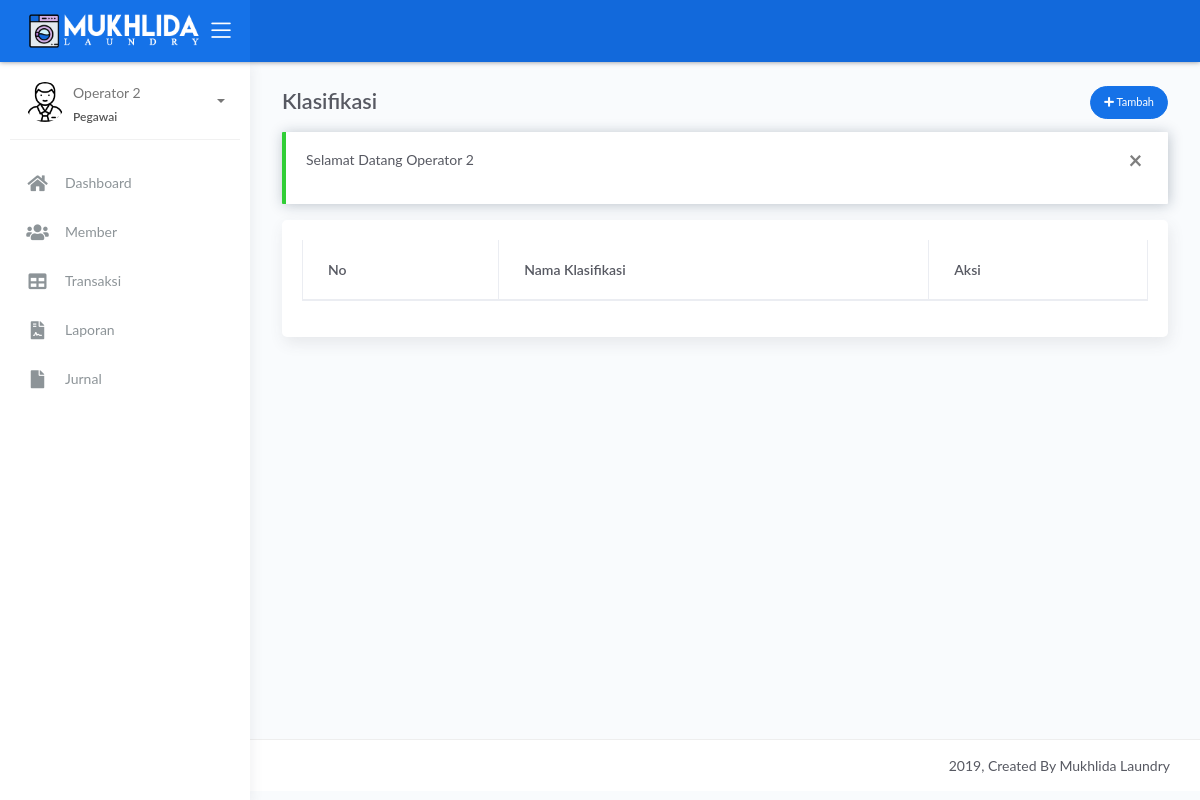
The page /operator/index.php?page=klasifikasi (signed in) on the database as committed earlier.
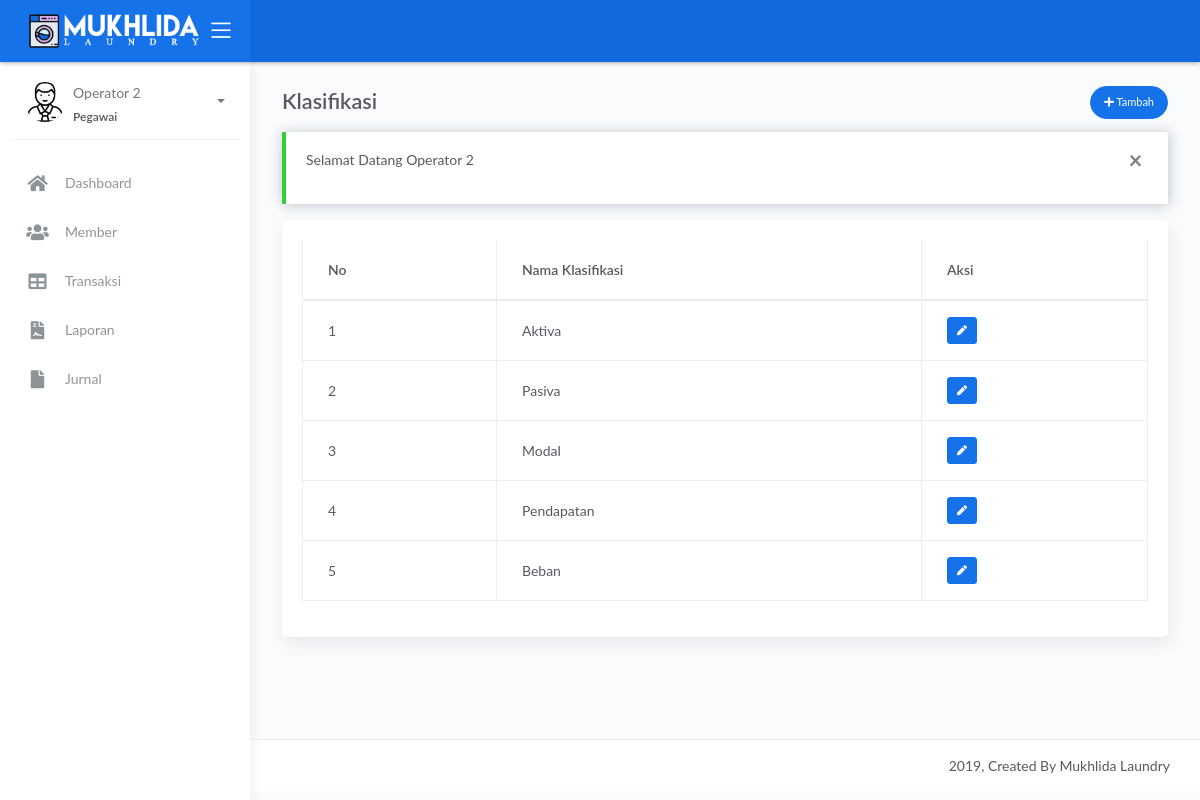
The same page on the database as committed later.
### tables this page shows
CREATE TABLE IF NOT EXISTS `klasifikasi` (
  `id_klasifikasi` int(11) NOT NULL,
  `nama_klasifikasi` varchar(10) NOT NULL
);

### operator/sistem/content.php (called while the page is built, shortened)
<?php
$get_page = $_GET['page'];
switch ($get_page) {
    case 'klasifikasi':
        $title = 'Klasifikasi';
        break;
}

### operator/index.php (the view, shortened to what the changed rows need)
<?php include_once 'sistem/content.php'; ?>
<!DOCTYPE html>
<html lang="en">
<head>
	<link rel="stylesheet" href="../assets/css/bootstrap.min.css">
    <link rel="stylesheet" href="../assets/css/atlantis.min.css">
	<link rel="stylesheet" href="../assets/css/fonts.min.css">
	<link rel="stylesheet" href="../assets/js/plugin/select2/css/select2.min.css">
	<link rel="stylesheet" href="../assets/css/style.css">
</head>
<body>
	<div class="wrapper">
		<div class="main-panel">
			<div class="content">
				<?php include_once 'views/' . $page ?>
			</div>
		</div>
	</div>
</body>
</html>

### operator/views/klasifikasi.php (shortened to what the changed rows need)
<?php
$query = mysqli_query($koneksi, "SELECT * FROM klasifikasi");
?>
<div class="page-inner">
    <div class="row heading">
        <div class="col-7">
            <h2 class="pb-2 fw-bold"><?= $title ?></h2>
        </div>
    </div>
    <div class="main-content">
        <div class="card">
            <div class="card-body">
                <div class="table-responsive">
                    <table class="table table-bordered">
                        <thead>
                            <th>No</th>
                            <th>Nama Klasifikasi</th>
                            <th>Aksi</th>
                        </thead>
                        <tbody>
                            <?php while ($row = mysqli_fetch_assoc($query)): ?>
                                <tr>
                                    <td><?= $row['id_klasifikasi'] ?></td>
                                    <td><?= $row['nama_klasifikasi'] ?></td>
                                    <td>
                                        <a href="javascript:void(0)" class="btn btn-primary btn-xs btn-edit-klasifikasi" data-toggle="modal" data-target="#edit_klasifikasi" data-klasifikasi="<?= base64_encode(json_encode($row)) ?>"><i class="fa fa-pen"></i></a>
                                    </td>
                                </tr>
                            <?php endwhile; ?>
                        </tbody>
                    </table>
                </div>
            </div>
        </div>
    </div>
</div>

Rows that differ between the two databases and show on the page:
added klasifikasi: id_klasifikasi "1", nama_klasifikasi "Aktiva"
added klasifikasi: id_klasifikasi "2", nama_klasifikasi "Pasiva"
added klasifikasi: id_klasifikasi "3", nama_klasifikasi "Modal"
added klasifikasi: id_klasifikasi "4", nama_klasifikasi "Pendapatan"
added klasifikasi: id_klasifikasi "5", nama_klasifikasi "Beban"
